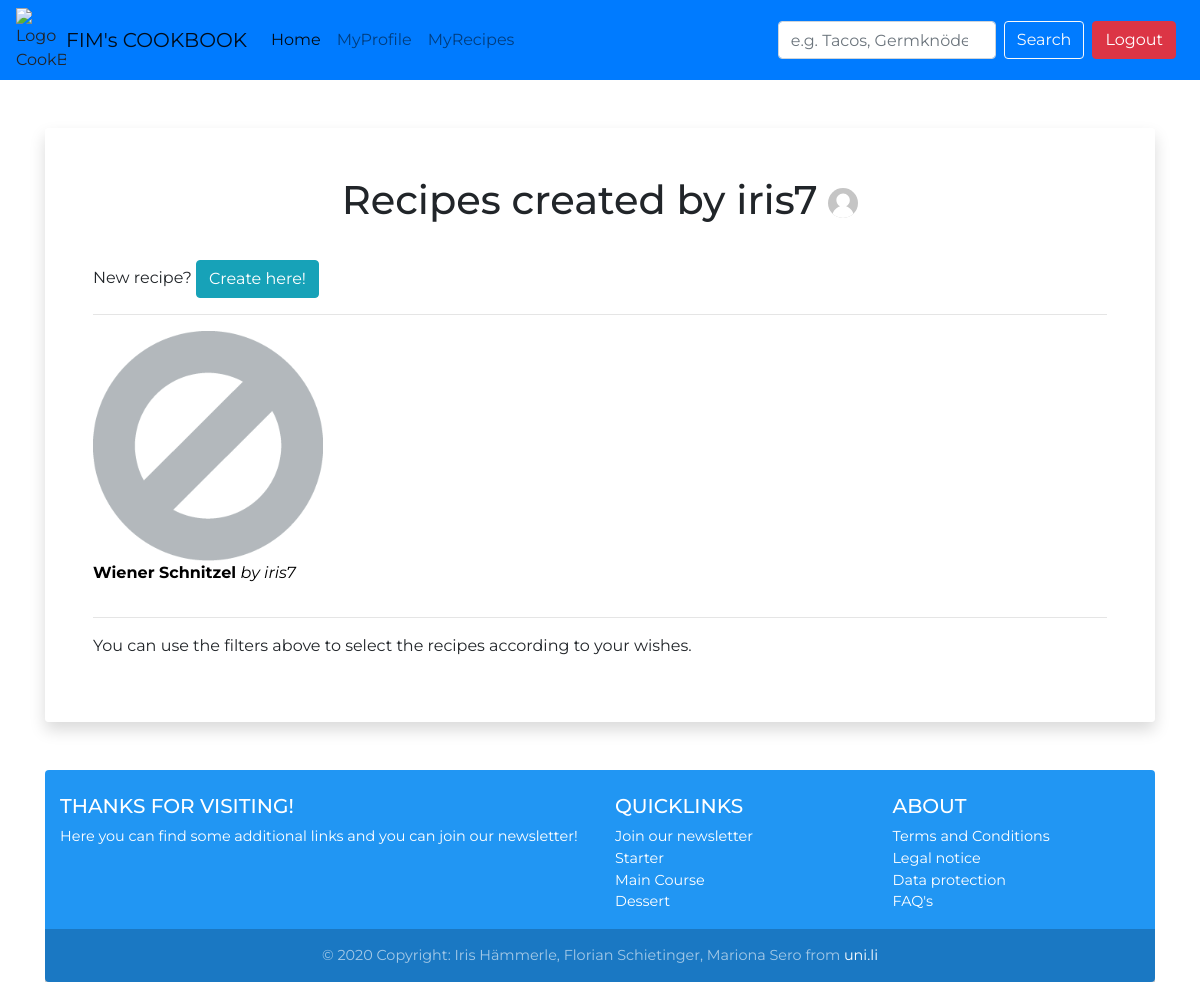
The app's page /myrecipes/ (signed in), older data.
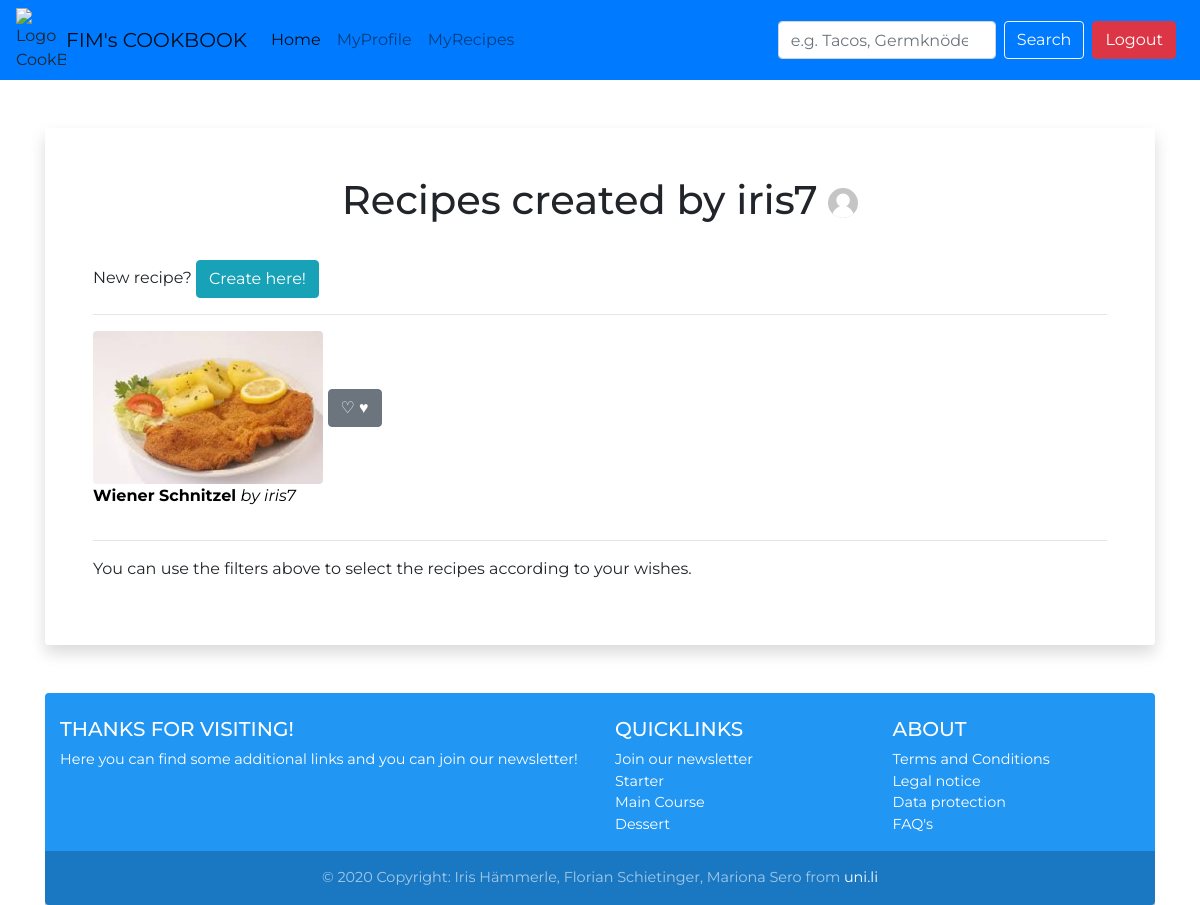
The same page, newer data.
### myRecipeApp/models.py (models this page shows, shortened)
class Recipe(models.Model):
    RecipeId = models.BigAutoField(primary_key=True,
                                   verbose_name="Unique RecipeId"
                                   )
    RecipeName = models.CharField(verbose_name="Recipe Name",
                                  max_length=300
                                  )
    Picture = models.ImageField(verbose_name="Recipe Picture",
                                blank=True,
                                upload_to="upload/"
                                )
    UserId = models.ForeignKey(settings.AUTH_USER_MODEL,
                               verbose_name="Author",
                               on_delete=models.PROTECT
                               )
    Energy = models.PositiveIntegerField(verbose_name="Calories",
                                         blank=True)
    UnitId = models.ForeignKey(Unit,
                               verbose_name="Unit of Energy",
                               on_delete=models.PROTECT
                               )
    NumberPeople = models.PositiveSmallIntegerField(verbose_name="Number of People",
                                                    blank=True)

class Category(models.Model):
    CategoryId = models.BigAutoField(primary_key=True,
                                     verbose_name="Unique CategoryId"
                                     )
    Name = models.CharField(verbose_name="Name",
                            max_length=200
                            )

### myRecipeApp/views.py (the view)
# urls.py: path('myrecipes/', created_recipes_user_temp),
def created_recipes_user_temp(httprequest, *args, **kwargs):
    recipes = Recipe.objects.filter(UserId=httprequest.user.id)
    categories = Category.objects.all
    context = {
        "suggestions": ['recipe1', 'recipe2', 'recipe3', 'recipe4'],
        "allRecipes": recipes,
        "categories": categories
    }
    return render(httprequest, 'myCreatedRecipes.html', context)

### myRecipeApp/templates/myCreatedRecipes.html
{% extends 'base.html' %}
{% block titleContent %}
    {% if user.is_authenticated %}
        <h1 class="title text-center h1"> Recipes created by {{ user.get_username }}
            {% if  Profile.Picture  == True %}
                <img id="profile-image" class="profile-image img-circle rounded-circle" src="{{ Profile.Picture.url }}" alt="Profil_Picture"/>
            {% else %}
                {% load static %}
                <img id="profile-image" class="profile-image img-circle rounded-circle"
                     src="{% static "images/no-profil.svg" %}"
                     alt="Icon no image existing"/>
            {% endif %}
        </h1>
    {% endif %}
{% endblock %}
{% block mainContent %}
    <form action="{% url 'add-recipe' %}">
        <span> New recipe? </span>
        <input type="submit" class="btn btn-info" value="Create here!"/>
    </form>
    <hr>
    <div class="allRecipes">
        <div class="row">
            {% for recipe in allRecipes %}
                {% if forloop.counter|divisibleby:3 %}
                    {% include 'recipe_for_grid.html' %}
                    </div>
                    {% if not forloop.last %}
                        <br>
                        <div class="row">
                    {% endif %}
                {% else %}
                    {% include 'recipe_for_grid.html' %}
                {% endif %}
            {% endfor %}
            </div>
    </div>
{% endblock %}
{% block sideContent %}
    <p> You can use the filters above to select the recipes according to your wishes.</p>
{% endblock %}

### templates/base.html (shortened to what this page needs)
<!DOCTYPE html>
<html lang="en">
<head>
    {% load static %}
    <link rel="stylesheet" href="https://cdn.jsdelivr.net/npm/bootstrap@4.5.3/dist/css/bootstrap.min.css"
>
    <link rel="stylesheet" href="{% static "css/myStyles.css" %}">
    <link rel="stylesheet" href="{% static "css/custom_sidebar.css" %}">
</head>
<body>
<div class="wrapper">
    <div id="side-header">
        {% include 'nav_bar.html' %}
    </div>
    <div id="side-body" class="container">
        <div id='mainContent' class="card border-0 shadow my-5">
            <div class="card-body p-5">
                {% block titleContent %}{% endblock %}
                <br>
                {% block mainContent %}{% endblock %}
                <hr>
                {% block sideContent %}{% endblock %}
            </div>
        </div>
        <div id="side-footer">
            {% include 'footer.html' %}
        </div>
    </div>
</div>
</body>
</html>

### templates/nav_bar.html (shortened to what this page needs)
<nav class="navbar navbar-expand-lg navbar-light bg-primary">
    {% load static %}
    <img src="{% static "images/logo_cookbook_pan.jpg" %}" width=50vw alt="Logo CookBook" href="/home"/>
    <a class="navbar-brand" href="/home">FIM's COOKBOOK</a>
    <div class="collapse navbar-collapse" id="navbarSupportedContent">
        <ul class="navbar-nav mr-auto">
            <li class="nav-item active">
                <a class="nav-link" href="/home">Home <span class="sr-only">(current)</span></a>
            </li>
            {% if user.is_authenticated %}
                <li class="nav-item">
                    <a class="nav-link" href="/profile">MyProfile</a>
                </li>
            {% endif %}
            {% if user.is_authenticated %}
                <li class="nav-item">
                    <a class="nav-link" href="/myrecipes">MyRecipes</a>
                </li>
            {% endif %}
        </ul>
        <form class="form-inline my-2 my-lg-0" method="GET">
            <input class="form-control mr-sm-2" type="search" name="query"
                   placeholder="e.g. Tacos, Germknödel, Maultschen"
                   aria-label="Search">
            <button class="btn btn-outline-light my-2 my-sm-0" type="submit">Search</button>
        </form>
        <div class="col-xs-3 px-2">
            {% if user.is_authenticated %}
                <form action="/logout">
                    <input type="submit" class="btn btn-danger btn-block" value="Logout"/>
                </form>
            {% else %}
                <form action="/login">
                    <input type="submit" class="btn btn-secondary btn-block" value="Login"/>
                </form>
            {% endif %}
        </div>
    </div>
</nav>

### myStartpageApp/templates/recipe_for_grid.html (shortened to what this page needs)
<div class="col-md-4">
    <a class="recipe-link" href="/viewrecipe/{{ recipe.RecipeId }}">
        {% if  recipe.Picture %}
            <img class="img-responsive img-circle rounded" style="max-width: 230px;" src="{{ recipe.Picture.url }}"
                 alt="Picture from recipe"> <input class="btn btn-secondary" type="submit" value="&#9825 &#9829"></img>
        {% else %}
            {% load static %}
            <img class="img-responsive img-circle rounded" style="max-width: 230px;"
                 src="{% static "images/no-image-icon-8.jpg" %}"
                 alt="Icon no image existing"/>
        {% endif %}
        <br>
        <p><span class="center-block">{{ recipe.RecipeName }}</span>
            <span style="font-weight: normal; font-style: italic ">by {{ recipe.UserId.username }}</span>
        </p>
    </a>
</div>

### templates/footer.html (shortened to what this page needs)
<div>
    <footer class="page-footer font-small blue pt-4 rounded">
        <div class="container-fluid text-center text-md-left">
            <div class="row">
                <div class="col-md-6 mt-md-0 mt-3">
                    <h5 class="text-uppercase">Thanks for visiting!</h5>
                    <p>Here you can find some additional links and you can join our newsletter!</p>
                </div>
                <div class="col-md-3 mb-md-0 mb-3">
                    <h5 class="text-uppercase">Quicklinks</h5>
                    <ul class="list-unstyled">
                        <li>
                            <a href="/signup_newsletter">Join our newsletter</a>
                        </li>
                        {% for category in categories %}
                        <li>
                            <a href="?category={{ category.CategoryId }}">{{ category.Name }}</a>
                        </li>
                        {% endfor %}
                    </ul>
                </div>
                <div class="col-md-3 mb-md-0 mb-3">
                    <h5 class="text-uppercase">About</h5>
                    <ul class="list-unstyled">
                        <li>
                            <a href="/terms">Terms and Conditions</a>
                        </li>
                        <li>
                            <a href="/imprint">Legal notice</a>
                        </li>
                        <li>
                            <a href="/dataprotection">Data protection</a>
                        </li>
                        <li>
                            <a href="/faq">FAQ's</a>
                        </li>
                    </ul>
                </div>
            </div>
        </div>
        <div class="footer-copyright text-center py-3">© 2020 Copyright:
            <span>Iris Hämmerle, Florian Schietinger, Mariona Sero from <a href="https://uni.li/">uni.li</a></span>
        </div>
    </footer>
</div>

### static_general/css/myStyles.css (style rules this page uses)
html { font-family: 'Montserrat', sans-serif; line-height: 1.15; -webkit-text-size-adjust: 100%; -webkit-tap-highlight-color: transparent; }
body { background: url('https://c.pxhere.com/photos/28/59/background_food_tasty_olives_wooden_background_cooking_plate_kitchen-1369805.jpg!d') no-repeat center center fixed; -webkit-background-size: cover; -moz-background-size: cover; background-size: cover; -o-background-size: cover; font-family: 'Montserrat', sans-serif; }
#mainContent { background-color: rgba(255, 255, 255, 0.8); }
.blue { background-color: rgba(33, 150, 243, 1.0) !important; }
footer.page-footer { bottom: 0; color: #ffffff; }
.font-small { font-size: .9rem; }
.pt-4, .py-4 { padding-top: 1.5rem !important; }
footer.page-footer a { color: #fff; }
footer.page-footer .footer-copyright { overflow: hidden; color: rgba(255, 255, 255, 0.6); background-color: rgba(0, 0, 0, 0.2); }
.recipe-link { color: rgba(0, 0, 0, 1.0); text-decoration: none; background-color: transparent; font-weight: bold; }
#profile-image { height: 50px; padding-top: 10px; padding-bottom: 10px; }

Row changes from the older to the newer data that the page shows:
changed Recipe "Wiener Schnitzel": Picture: picture added; value (not shown) → "♡ ♥"
